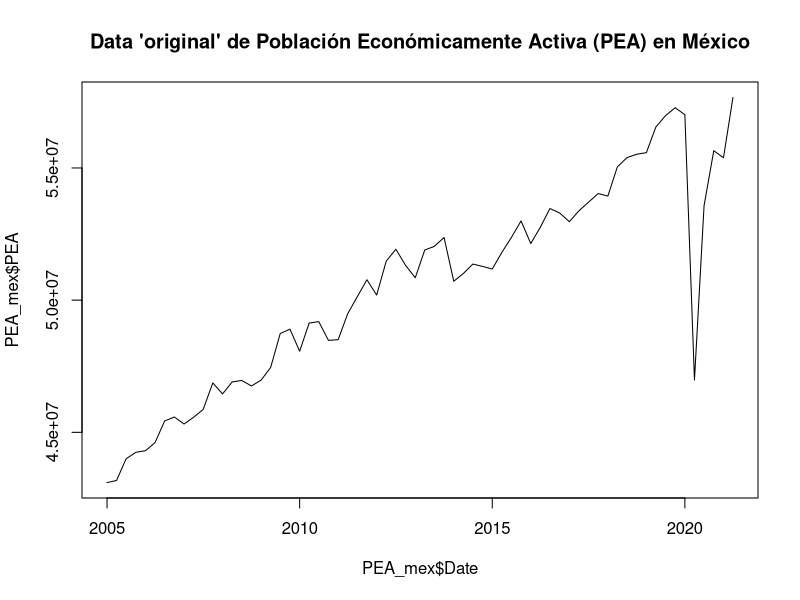
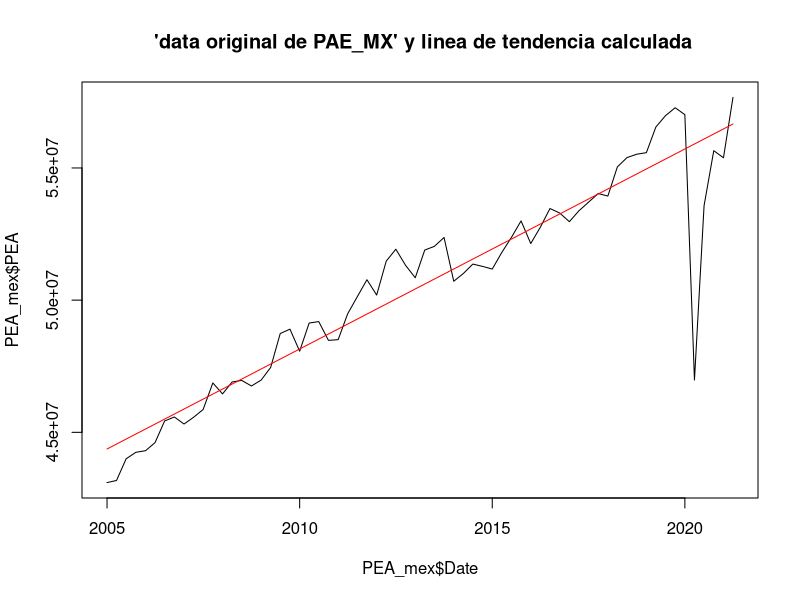
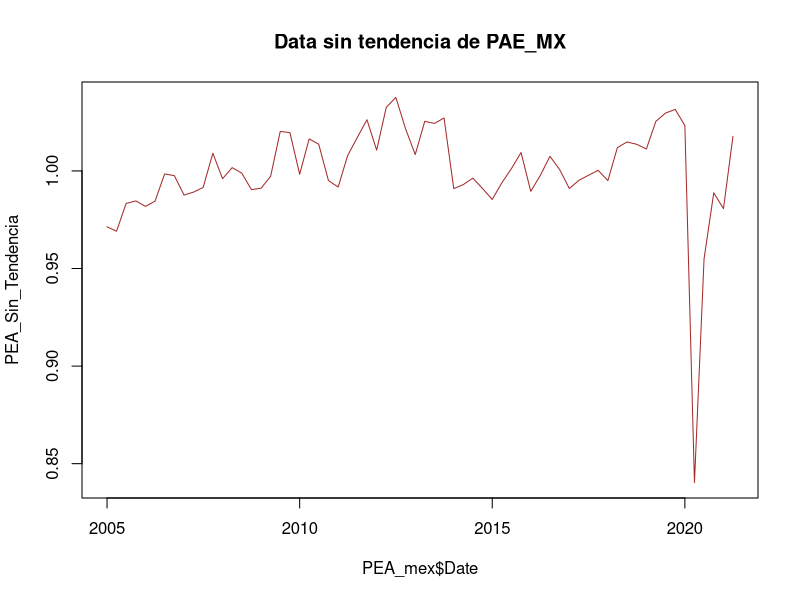
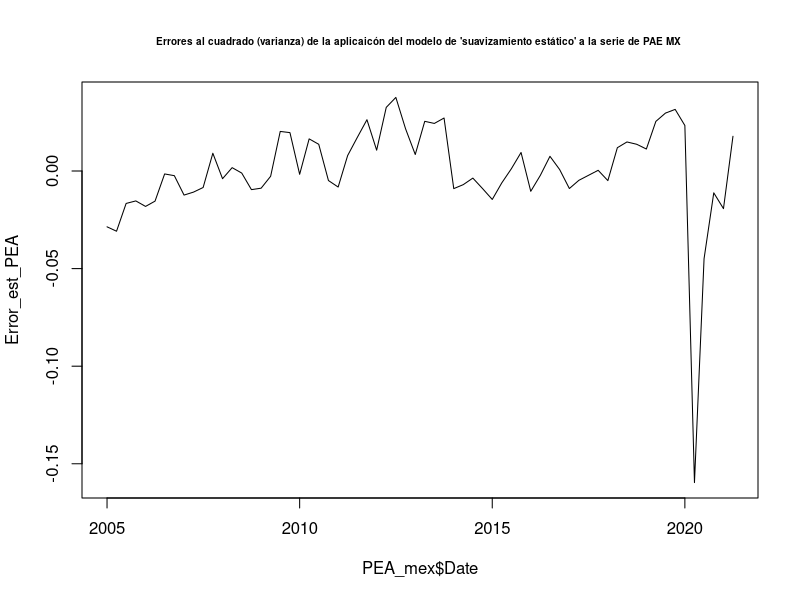
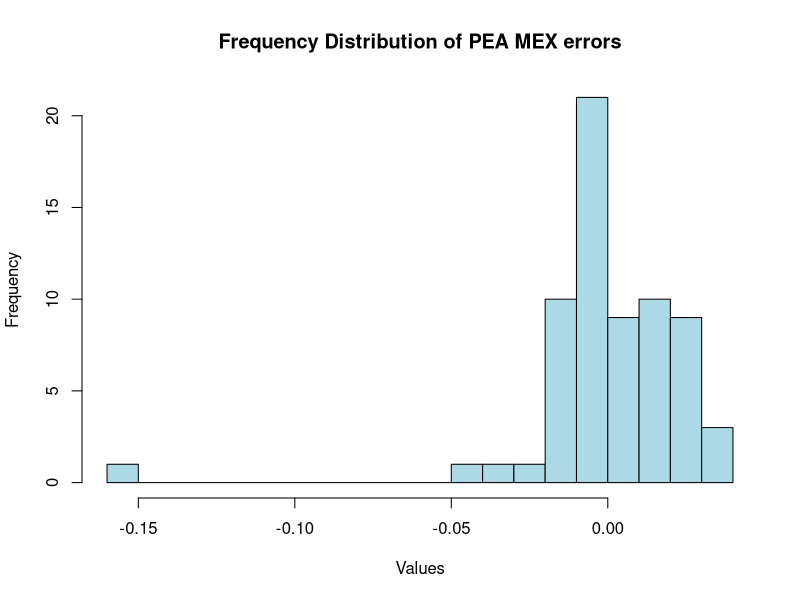
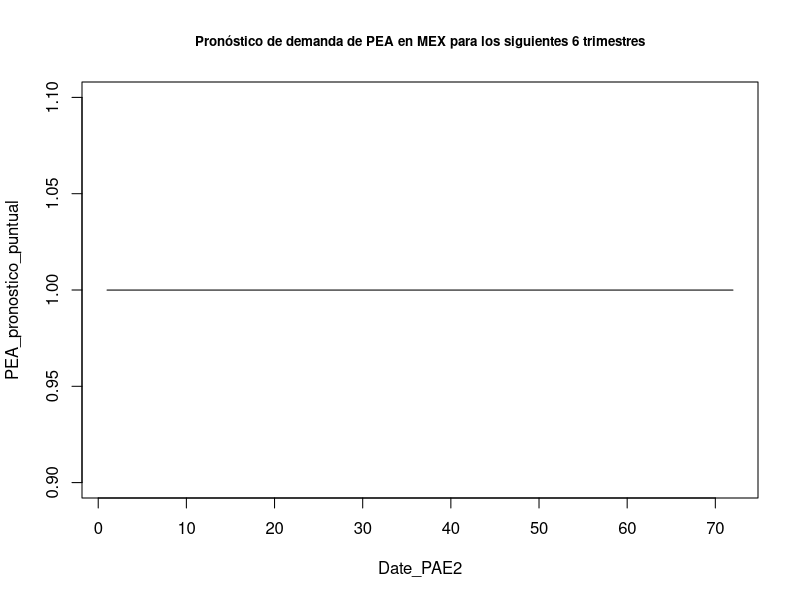
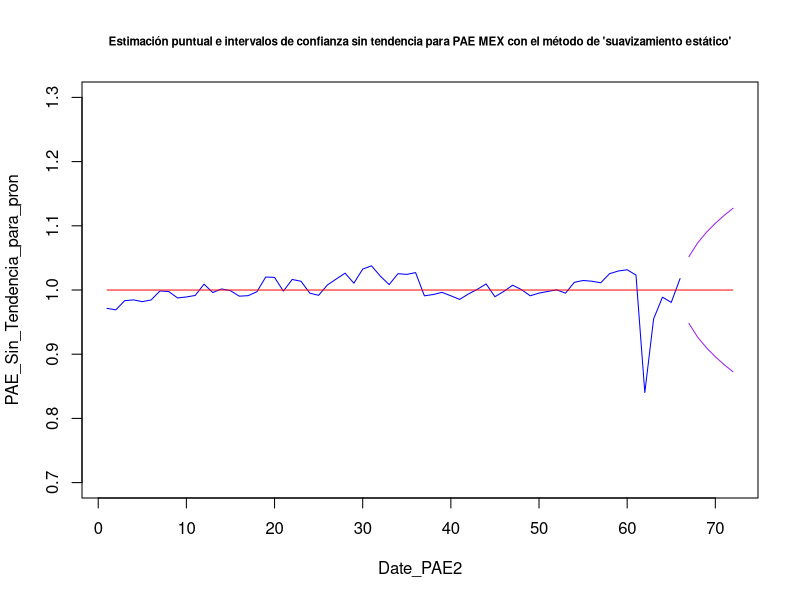
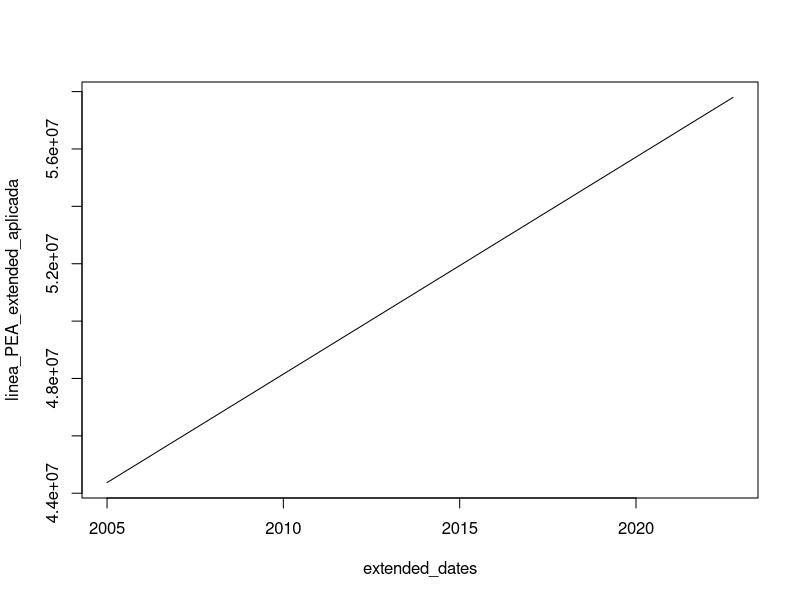

Here is the R script that generated these plots, in order: (Note: this script raises an error after producing the figures.)
## ---- chunk 1
knitr::opts_chunk$set(echo = TRUE)
## ---- chunk 2
install.packages("readxl")

library("readxl")


PEA_mex <-read_excel("PEA_MEX_pp.xlsx")
## ---- chunk 3
PEA_mex
summary(PEA_mex)
typeof(PEA_mex)
dim(PEA_mex)
## ---- chunk 4

plot(PEA_mex$Date, PEA_mex$PEA,type="l", main="Data 'original' de Población Económicamente Activa (PEA) en México")
## ---- chunk 5

linea_PEA<-lm(PEA~Date, data=PEA_mex)
linea_PEA
## ---- chunk 6
linea_PEA_aplicada <- predict(linea_PEA, newdata = data.frame(Date = PEA_mex$Date))

head(linea_PEA_aplicada)
tail(linea_PEA_aplicada)

## ---- chunk 7
plot(PEA_mex$Date, PEA_mex$PEA, type="l", main=" 'data original de PAE_MX' y linea de tendencia calculada")
lines(x = PEA_mex$Date, y = linea_PEA_aplicada, col = "red")
## ---- chunk 8
PEA_Sin_Tendencia<-PEA_mex$PEA/linea_PEA_aplicada

plot(PEA_mex$Date, PEA_Sin_Tendencia, type="l", main=" Data sin tendencia de PAE_MX ", col="brown")
## ---- chunk 9
PEA_MX_ruido_blanco <- PEA_Sin_Tendencia
head(PEA_MX_ruido_blanco)
tail(PEA_MX_ruido_blanco)
## ---- chunk 10
Error_est_PEA<-PEA_MX_ruido_blanco-mean(PEA_MX_ruido_blanco)
head(Error_est_PEA)
tail(Error_est_PEA)

##Claculando la desviaicón estandar del error

sd_est_PEA<-sd(Error_est_PEA)
sd_est_PEA

plot(PEA_mex$Date, Error_est_PEA, type="l", main="Errores al cuadrado (varianza) de la aplicaicón del modelo de 'suavizamiento estático' a la serie de PAE MX ", cex.main=0.6)

## ---- chunk 11


mean(Error_est_PEA)
## ---- chunk 12
## Se calcula la varianza
var(Error_est_PEA)

## Se calcula la desviación estandar 
sd_est_PEA
## ---- chunk 13
hist(Error_est_PEA, breaks = 20, col = "lightblue", main = "Frequency Distribution of PEA MEX errors", xlab = "Values", ylab = "Frequency")

## ---- chunk 14
estimacion_puntual_PEA_ST<-mean(PEA_Sin_Tendencia)
estimacion_puntual_PEA_ST

## ---- chunk 15
##Creamos un eje x que incluya a los 66 datos + 6 que se pronosticarán
Date_PAE2<-c(1:72)


## Creamos el vector de datos que incluirá los  datos históricos  sin tendencia + 6 valores NA a pronosticar
PAE_Sin_Tendencia_para_pron<-c(PEA_Sin_Tendencia, rep(NA, times=6))
head(PAE_Sin_Tendencia_para_pron)
tail(PAE_Sin_Tendencia_para_pron)


## Entonces el mejor pronóstico que tenemos para eata técnica es la media de la serie sin tendencia 


PEA_pronostico_puntual <- rep(estimacion_puntual_PEA_ST, times=72)
head(PEA_pronostico_puntual)
tail(PEA_pronostico_puntual)

plot(Date_PAE2,PEA_pronostico_puntual, type="l", main = "Pronóstico de demanda de PEA en MEX para los siguientes 6 trimestres", cex.main=0.8, ylim=c(0.9, 1.1))
## ---- chunk 16
mean(PEA_MX_ruido_blanco)
## ---- chunk 17
tao<-c(1:6)
Lim_PEA<-2*sd_est_PEA*tao^.5
Lim_PEA
## ---- chunk 18

LI_PEA<-c(rep(NA, times=66), estimacion_puntual_PEA_ST-Lim_PEA)
head(LI_PEA)
tail(LI_PEA)

LS_PEA<-c(rep(NA, times=66), estimacion_puntual_PEA_ST+Lim_PEA)
head(LS_PEA)
tail(LS_PEA)

plot(Date_PAE2, PAE_Sin_Tendencia_para_pron, type="l", ylim = c(0.7,1.3) ,main="Estimación puntual e intervalos de confianza sin tendencia para PAE MEX con el método de 'suavizamiento estático'",col="Blue", cex.main=0.7)

lines(PEA_pronostico_puntual, col="Red")
lines(LI_PEA, col="Purple")
lines(LS_PEA, col="Purple")
## ---- chunk 19
# create a new data set with 72 rows
extended_dates <- seq(as.Date("2005-01-01"), as.Date("2022-10-01"), by = "quarter")
extended_trimester_PEA <- data.frame(Date = extended_dates, 
                                       PEA = rep(NA, length(extended_dates)))

head(extended_trimester_PEA)
tail(extended_trimester_PEA)

## ---- chunk 20


# copy the original data to the new data set for the first 66 rows
for(i in 1:66){
  extended_trimester_PEA$PEA[i] <- PEA_mex$PEA[i]
}

extended_trimester_PEA


# fit the model with the extended data set
linea_PEA_extended <- lm(PEA ~ Date, data = extended_trimester_PEA)
linea_PEA_extended

## ---- chunk 21
# predict values for the extended date range
linea_PEA_extended_aplicada <- predict(linea_PEA_extended, 
                                                newdata = data.frame(Date = extended_dates))
linea_PEA_extended_aplicada

# plot the predicted values
plot(extended_dates, linea_PEA_extended_aplicada, type = "l")
## ---- chunk 22

##Creando el vector original + los valores a predecir como NAs
PEA_original_para_pron<-c(PEA_mex$PEA, rep(NA, times=6))
head(PEA_original_para_pron)



Est_punt_PEA_ajustada<-c(rep(NA, times=66), mean(PEA_pronostico_puntual)*linea_PEA_extended_aplicada[67:72])
head(Est_punt_PEA_ajustada)
tail(Est_punt_PEA_ajustada)

# plot the original data and the predicted values together
plot(extended_dates, PEA_original_para_pron, main="PEA pronóstico (con método estático) ajustado con componente de estacionalidad",type="l", xlab="Year", ylab="PEA", cex.main=0.8)
lines(extended_dates, Est_punt_PEA_ajustada, col="blue")


legend("bottomright", legend = c("PEA historico", "Pronóstico calculado con método estático"), 
       col = c("black", "blue"), lty = 1)


## ---- chunk 23

LI_PEA_ajustado<-c(rep(NA, times=66), LI_PEA[67:72]*linea_PEA_extended_aplicada[67:72])
LI_PEA_ajustado

LS_PEA_ajustado<-c(rep(NA, times=66), LS_PEA[67:72]*linea_PEA_extended_aplicada[67:72])
LS_PEA_ajustado


# Plot only non-NA values
# plot the original data and the predicted values together


PEA_original_para_pron<-c(PEA_mex$PEA, rep(NA, times=6))
PEA_original_para_pron
dim(PEA_original_para_pron)


# plot the original data and the predicted values together
plot(extended_dates,PEA_MEX_completa$PEA, main="PEA pronostico (con método estático) ajustada con componente de trend + intervalos vs PEA real", type="l", xlab="Year", ylab="PEA", ylim=c(40000000, 65000000), cex.main=0.7)

lines(extended_dates, Est_punt_PEA_ajustada, col="blue")
x_vals <- c(rep(NA, times = 66), extended_dates[67:72])

lines(x_vals, LI_PEA_ajustado, col = "purple")
lines(x_vals, LS_PEA_ajustado, col = "purple")


legend("bottomright", legend = c("PEA original", "Pronóstico calculado con método estático"), 
       col = c("black", "blue"), lty = 1)


## ---- chunk 24
df_demanda_PEA_MX_pronostico<-data.frame(PEA_MEX_completa$PEA,
                                                Est_punt_PEA_ajustada, LI_PEA_ajustado, LS_PEA_ajustado)
View(df_demanda_PEA_MX_pronostico)

tail(df_demanda_PEA_MX_pronostico)
## ---- chunk 25
install.packages("readxl")

library("readxl")

PEA_MEX_completa <-read_excel("PEA_MEX_full.xlsx")
head(PEA_MEX_completa)
tail(PEA_MEX_completa)
## ---- chunk 26

##Primero formemos un vector con los valores reales 
PEA_MEX_completa_reales6 <- PEA_MEX_completa$PEA[67:72]
PEA_MEX_completa_reales6

## Despues formemos un vector con únicamente los valores pronósticados 
PEA_MEX_forecast6 <- Est_punt_PEA_ajustada[67:72]
PEA_MEX_forecast6

##Calculemos el MAPE entre estos dos vectores 

# First, calculate the absolute percentage error (APE) for each element in the vectors
APE_PEA_estatico <- abs((PEA_MEX_completa_reales6 - PEA_MEX_forecast6) / PEA_MEX_completa_reales6)

# Calculate the mean APE across all elements in the vectors
MAPE_PEA_estatico <- mean(APE_PEA_estatico) * 100

# Print the MAPE value
cat("El error tipo MAPE  para el forecast calculado con el método de 'suavizamiento estático'de la serie de PEA en MEX es:", MAPE_PEA_estatico, "%")


## ---- chunk 27
PEA_MEX_ts <-ts(PEA_mex$PEA, frequency =4, start =c(2005,1))
head(PEA_MEX_ts)
tail(PEA_MEX_ts)
## ---- chunk 28
plot(PEA_MEX_ts, main="PAE MEX train data en tipo time series (Valores de Enero de 2005 a Agosto de 2021)", cex.main=0.8)
## ---- chunk 29
PEA_MEX_ts_h1 <-HoltWinters(PEA_MEX_ts, gamma=FALSE)
PEA_MEX_ts_h1
## ---- chunk 30
PEA_MEX_ts_h1$alpha
## ---- chunk 31
PEA_MEX_ts_h1$beta

## ---- chunk 32
plot(PEA_MEX_ts_h1, main="Aplicaicón del método de Holt Winters a PEA MEX train data")
## ---- chunk 33
# Install the forecast package
install.packages("forecast")

# Load the forecast package
library(forecast)
## ---- chunk 34
PEA_MEX_ts_h1_fc <- forecast(PEA_MEX_ts_h1, h=6, level=0.95)
PEA_MEX_ts_h1_fc
## ---- chunk 35
plot(PEA_MEX_ts_h1_fc, main="Forecast de PAE MX usando el Método de Holt Winters con parámetro gamma ='False'", cex.main=0.8)
## ---- chunk 36
PEA_MEX_ts_h1$SSE
## ---- chunk 37

## Formemos un vector con únicamente los valores reales de los ultimos 6 trimestres 
PEA_completo_realest6 <- PEA_MEX_completa$PEA[67:72]
PEA_completo_realest6


## Formemos un vector con únicamente los valores pronósticados 
PEA_HW_forecast6 <- PEA_MEX_ts_h1_fc$mean
PEA_HW_forecast6



## ---- chunk 38

##Calculemos el MAPE entre estos dos vectores 

# First, calculate the absolute percentage error (APE) for each element in the vectors
APE_PEA_HW <- abs((PEA_completo_realest6 - PEA_HW_forecast6) / PEA_completo_realest6)

# Calculate the mean APE across all elements in the vectors
MAPE_PEA_HW <- mean(APE_PEA_HW) * 100

# Print the MAPE value
cat("MAPE error para el forecast calculado con el método de 'HoltWinters'es:", MAPE_PEA_HW, "%")
## ---- chunk 39
cat("MAPE error para el forecast calculado con el método de 'suavizamiento estático'es:", MAPE_PEA_estatico, "%")

  
cat("MAPE error para el forecast calculado con el método de 'HoltWinters'es:", MAPE_PEA_HW, "%")
## ---- chunk 40
LI_PEA_ajustado[67:72]
LS_PEA_ajustado[67:72]


intervalos_metodo_E<- data.frame(LI_PEA_ajustado_E =LI_PEA_ajustado[67:72], LS_PEA_ajustado_E= LS_PEA_ajustado[67:72])

intervalos_metodo_E

## ---- chunk 41
PEA_MEX_ts_h1_fc
